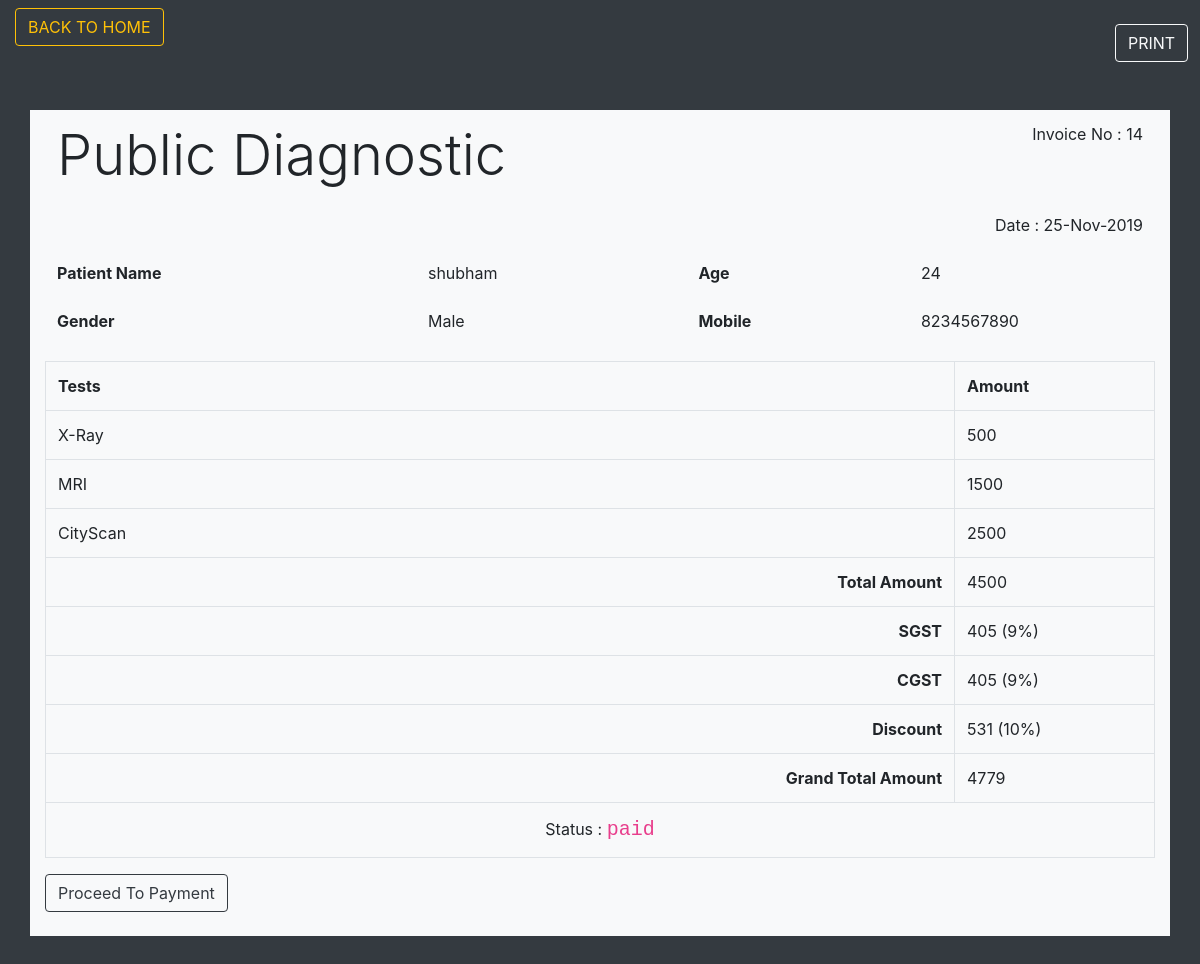
/bill.php, run on the app's committed database.
### tables this page shows
CREATE TABLE IF NOT EXISTS `booking` (
  `bookingid` int(10) NOT NULL AUTO_INCREMENT,
  `pid` int(10) NOT NULL,
  `name` text NOT NULL,
  `age` int(10) NOT NULL,
  `gen` varchar(20) NOT NULL,
  `mobile` bigint(12) NOT NULL,
  `email` varchar(50) NOT NULL,
  `address` varchar(100) NOT NULL,
  `desease` varchar(100) NOT NULL,
  `tests` varchar(100) NOT NULL,
  `date` varchar(30) NOT NULL,
  `amount` varchar(10) NOT NULL,
  `status` varchar(20) NOT NULL DEFAULT 'Unpaid',
  `schedule` int(2) NOT NULL DEFAULT '0',
  PRIMARY KEY (`bookingid`)
);

### bill.php (the view, shortened to what this page needs)
<!DOCTYPE html>
<html>
<head>
	<link rel="stylesheet" href="https://stackpath.bootstrapcdn.com/bootstrap/4.3.1/css/bootstrap.min.css">
</head>
<body>
<div class="container-fluid bg-dark" style="height:100%">
	<div class="row">
		<div class="col-md-2 mt-2">
			<a href="pthome.php"><button class="btn btn-outline-warning">BACK TO HOME</button></a>
		</div>
		<div class="col-md-9 "></div>
				<div class="col-md-1 mt-4">
					<button class="btn btn-outline-light" onclick="window.print()">PRINT</button>
				</div>
	</div>
<div class="row">
	<div class="col-md-12 mt-4">
		<div class="container mt-4 bg-light" style="width:100%;margin-bottom: 120px;">
	<?php
	include"dbcon.php";
$sql="select max(bookingid) as mb from booking";
$x=mysqli_query($con,$sql);
if($r=mysqli_fetch_assoc($x))
{
	$bid=$r['mb'];
$sql2="select * from booking where bookingid='$bid'";
$y=mysqli_query($con,$sql2);
if ($s=mysqli_fetch_assoc($y)) {
	?>
<table class="table table-borderless">
	<tr><th colspan="3"class="display-4">Public Diagnostic</th><td align="right">Invoice No : <?php echo $s['bookingid'] ?></td></tr>
		<tr><td colspan="4" align="right">Date : <?php echo $s['date'] ?></td></tr>
	<tr><th>Patient Name</th><td><?php echo $s['name'] ?></td>
		<th>Age</th><td><?php echo $s['age'] ?></td></tr>
		<tr><th>Gender</th><td><?php echo $s['gen'] ?></td>
			<th>Mobile</th><td><?php echo $s['mobile'] ?></td></tr>
</table>
<table class="table table-bordered">
	<tr><th>Tests</th><th width="200px">Amount</th></tr>
<?php
$test1=$s['tests'];
$test2=explode(",", $test1);
foreach ($test2 as $t ) {
	if ($t=="X-Ray") {
$total=500;
}
else if($t=="UltraSound")
{
	$total=700;
}
else if($t=="BloodTest")
{
	$total=400;
}
else if($t=="UrineTest")
{
	$total=600;
}
else if($t=="ECG")
{
	$total=1200;
}
else if($t=="MRI")
{
	$total=1500;
}
else
{
	$total=2500;
}
?>
<tr><td><?php echo $t ?></td><td><?php echo $total ?></td></tr>
<?php
}
$a=$s['amount'];
$sgst=($a*9)/100;
$cgst=$sgst;
$sum=$a+$sgst+$cgst;
$dis=($sum*10)/100;
$gt=$sum-$dis;
 ?>
<tr><th class="text-right">Total Amount</th><td><?php echo $a; ?></td></tr>
<tr><th class="text-right">SGST</th><td><?php echo $sgst ?> (9%)</td></tr>
<tr><th class="text-right">CGST</th><td><?php echo $cgst ?> (9%)</td></tr>
<tr><th class="text-right">Discount</th><td><?php echo $dis ?> (10%)</td></tr>
<tr><th class="text-right">Grand Total Amount</th><td><?php echo $gt ?></td></tr>
<tr><td colspan="2" class="text-center">Status : <code style="font-size: 20px"><?php echo$s['status'] ?></code></td></tr>
</table>
<a href="payment.php"><button class="btn btn-outline-dark mb-4">Proceed To Payment</button></a>
		</div>
	</div>
</div>
</div>
<?php
}
}
?>
</body>
</html>

### data on the page
booking: bookingid "14", date "25-Nov-2019", name "shubham", age "24", gen "Male", mobile "8234567890", tests "X-Ray", tests "500", tests "MRI", tests "1500", tests "CityScan", tests "2500", amount "4500", amount "405", amount "531", amount "4779", status "paid"
